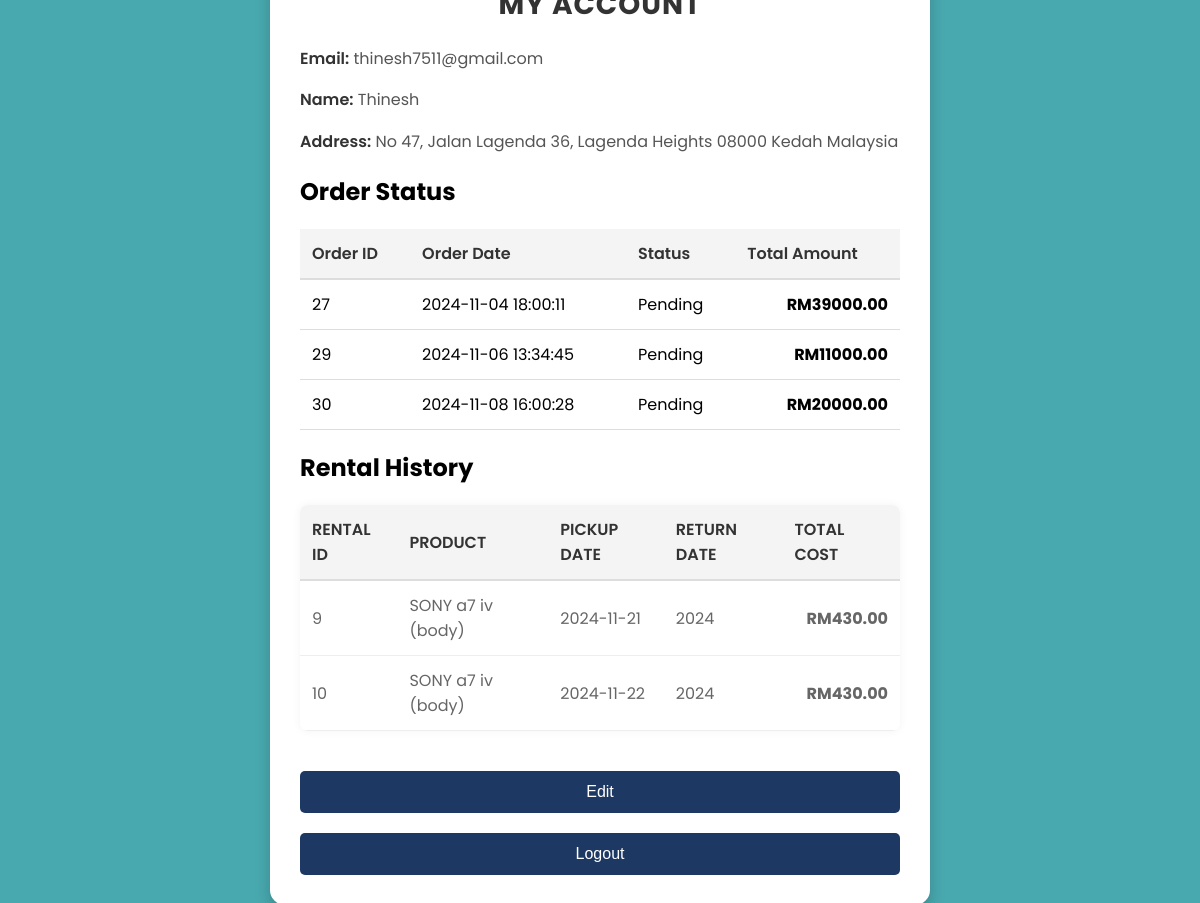
Page /my_account.php (signed in) on the committed database.
### tables this page shows
CREATE TABLE `users` (
  `username` varchar(255) DEFAULT NULL,
  `password` varchar(100) DEFAULT NULL,
  `email` varchar(100) NOT NULL,
  `add_line1` varchar(100) DEFAULT NULL,
  `add_line2` varchar(100) DEFAULT NULL,
  `add_line3` varchar(100) DEFAULT NULL,
  `zipcode` varchar(50) DEFAULT NULL,
  `state` varchar(100) DEFAULT NULL,
  `country` varchar(100) DEFAULT NULL,
  `role` varchar(20) DEFAULT 'user'
);

CREATE TABLE `orders` (
  `order_id` int(11) NOT NULL,
  `email` varchar(255) DEFAULT NULL,
  `total_amount` decimal(10,2) DEFAULT NULL,
  `order_date` datetime DEFAULT current_timestamp(),
  `payment_method` varchar(50) NOT NULL,
  `status` enum('Pending','Shipped','Delivered','Cancelled') DEFAULT 'Pending'
);

CREATE TABLE `rentals` (
  `rental_id` int(11) NOT NULL,
  `product_id` int(11) NOT NULL,
  `email` varchar(100) NOT NULL,
  `total_cost` decimal(10,2) NOT NULL,
  `id_card_path` varchar(255) NOT NULL,
  `rental_date` timestamp NOT NULL DEFAULT current_timestamp(),
  `pickup_date` date DEFAULT NULL,
  `return_date` varchar(100) DEFAULT NULL
);

CREATE TABLE `products` (
  `product_id` int(11) NOT NULL,
  `product_name` varchar(255) NOT NULL,
  `description` text DEFAULT NULL,
  `price` decimal(10,2) NOT NULL,
  `image` longblob DEFAULT NULL
);

### my_account.php (the view, shortened to what this page needs)
<!DOCTYPE html>
<html lang="en">
<head>
    <link rel="stylesheet" href="my_account.css">
</head>
<body>
<div class="account-container">
<?php
$servername = "localhost";
$username = "root";
$password = "";
$dbname = "shutterstory_db";
$conn = new mysqli($servername, $username, $password, $dbname);
$email = $_SESSION['email'];
$stmt = $conn->prepare("SELECT * FROM users WHERE email = ? ");
$stmt->bind_param("s", $email);
$stmt->execute();
$result = $stmt->get_result();
$user = $result->fetch_assoc();
if ($user) {
    echo "<h1>My Account</h1>";
    echo "<p><strong>Email:</strong> " . htmlspecialchars($user['email']) . "</p>";
    echo "<p><strong>Name:</strong> " . htmlspecialchars($user['username']) . "</p>";
    $address_parts = array();
    if (!empty($user['add_line1'])) {
        $address_parts[] = $user['add_line1'];
    }
    if (!empty($user['add_line2'])) {
        $address_parts[] = $user['add_line2'];
    }
    if (!empty($user['add_line3'])) {
        $address_parts[] = $user['add_line3'];
    }
    if (!empty($user['zipcode'])) {
        $address_parts[] = $user['zipcode'];
    }
    if (!empty($user['state'])) {
        $address_parts[] = $user['state'];
    }
    if (!empty($user['country'])) {
        $address_parts[] = $user['country'];
    }
    $full_address = implode(" ", $address_parts);
    echo "<p><strong>Address:</strong> " . htmlspecialchars($full_address) . "</p>";
} else {
    echo "<p>Error: Unable to fetch user details.</p>";
}
echo "<h2>Order Status</h2>";
$order_stmt = $conn->prepare("SELECT * FROM orders WHERE email = ?");
$order_stmt->bind_param("s", $email);
$order_stmt->execute();
$order_result = $order_stmt->get_result();
if ($order_result->num_rows > 0) {
echo '<table class="order-status-table">';
echo '<tr><th>Order ID</th><th>Order Date</th><th>Status</th><th>Total Amount</th></tr>';
while ($order = $order_result->fetch_assoc()) {
    echo '<tr>';
    echo '<td>' . htmlspecialchars($order['order_id']) . '</td>';
    echo '<td>' . htmlspecialchars($order['order_date']) . '</td>';
    echo '<td>' . htmlspecialchars($order['status']) . '</td>';
    echo '<td>RM' . htmlspecialchars($order['total_amount']) . '</td>';
    echo '</tr>';
}
    echo '</table>';
} else {
    echo "<p>No orders found.</p>";
}
echo "<h2>Rental History</h2>";
$rental_stmt = $conn->prepare("
    SELECT r.rental_id, p.product_name, r.pickup_date, r.return_date, r.total_cost
    FROM rentals r
    JOIN products p ON r.product_id = p.product_id
    WHERE r.email = ?
");
$rental_stmt->bind_param("s", $email);
$rental_stmt->execute();
$rental_result = $rental_stmt->get_result();
if ($rental_result->num_rows > 0) {
    echo '<table class="rental-history-table">';
    echo '<tr><th>Rental ID</th><th>Product</th><th>Pickup Date</th><th>Return Date</th><th>Total Cost</th></tr>';
    while ($rental = $rental_result->fetch_assoc()) {
        echo '<tr>';
        echo '<td>' . htmlspecialchars($rental['rental_id']) . '</td>';
        echo '<td>' . htmlspecialchars($rental['product_name']) . '</td>';
        echo '<td>' . htmlspecialchars($rental['pickup_date']) . '</td>';
        echo '<td>' . htmlspecialchars($rental['return_date']) . '</td>';
        echo '<td>RM' . htmlspecialchars($rental['total_cost']) . '</td>';
        echo '</tr>';
    }
    echo '</table>';
} else {
    echo "<p>No rental history found.</p>";
}
?>
<button onclick="document.getElementById('editForm').style.display='block'">Edit</button>
<form action="logout.php" method="POST">
    <button type="submit">Logout</button>
</form>
</div>
</body>
</html>

### my_account.css (style rules this page uses)
body { font-family: 'Poppins', sans-serif; background: #24989fd4; margin: 0; padding: 0; display: flex; justify-content: center; align-items: center; height: 100vh; }
.account-container { background-color: #fff; padding: 30px; border-radius: 15px; box-shadow: 0 8px 16px rgba(0, 0, 0, 0.2); max-width: 600px; width: 100%; text-align: left; transition: transform 0.3s ease; }
h1 { font-size: 28px; font-weight: 700; color: #333; text-align: center; margin-bottom: 20px; text-transform: uppercase; letter-spacing: 1px; }
p { font-size: 16px; line-height: 1.6; color: #555; }
p strong { color: #333; font-weight: 600; }
form button { background-color: #1d3862; color: #fff; font-size: 16px; border: none; padding: 12px 20px; border-radius: 5px; cursor: pointer; width: 100%; margin-top: 20px; transition: background-color 0.3s ease, transform 0.3s ease; }
body { padding: 20px; }
button { background-color: #1d3862; color: white; padding: 12px 20px; border: none; border-radius: 5px; font-size: 16px; cursor: pointer; transition: background-color 0.3s ease; margin-top: 20px; width: 100%; text-align: center; }
.order-status-table { width: 100%; border-collapse: collapse; margin: 20px 0; font-family: 'Poppins', sans-serif; }
.order-status-table th { background-color: #f4f4f4; color: #333; padding: 12px; text-align: left; font-weight: 600; border-bottom: 2px solid #ddd; }
.order-status-table td { padding: 12px; border-bottom: 1px solid #ddd; }
.order-status-table td:nth-child(4) { text-align: right; font-weight: bold; }
.rental-history-table { width: 100%; border-collapse: collapse; margin: 20px 0; font-family: 'Poppins', sans-serif; background-color: #fff; box-shadow: 0 0 10px rgba(0, 0, 0, 0.05); border-radius: 8px; overflow: hidden; }
.rental-history-table th { background-color: #f4f4f4; color: #333; padding: 12px; text-align: left; font-weight: 600; border-bottom: 2px solid #ddd; text-transform: uppercase; }
.rental-history-table td { padding: 12px; border-bottom: 1px solid #eee; color: #666; }
.rental-history-table td:nth-child(5) { text-align: right; font-weight: bold; }

### rows in the picture
users: email "thinesh7511@gmail.com", username "Thinesh"
orders: order_id "27", order_date "2024-11-04 18:00:11", status "Pending", total_amount "39000.00"
orders: order_id "29", order_date "2024-11-06 13:34:45", status "Pending", total_amount "11000.00"
orders: order_id "30", order_date "2024-11-08 16:00:28", status "Pending", total_amount "20000.00"
rentals: rental_id "9", product.product_name "SONY a7 iv (body)", pickup_date "2024-11-21", return_date "2024", total_cost "430.00"
rentals: rental_id "10", product.product_name "SONY a7 iv (body)", pickup_date "2024-11-22", return_date "2024", total_cost "430.00"

### other values in the picture
$full_address "No 47, Jalan Lagenda 36, Lagenda Heights 08000 Kedah Malaysia"
